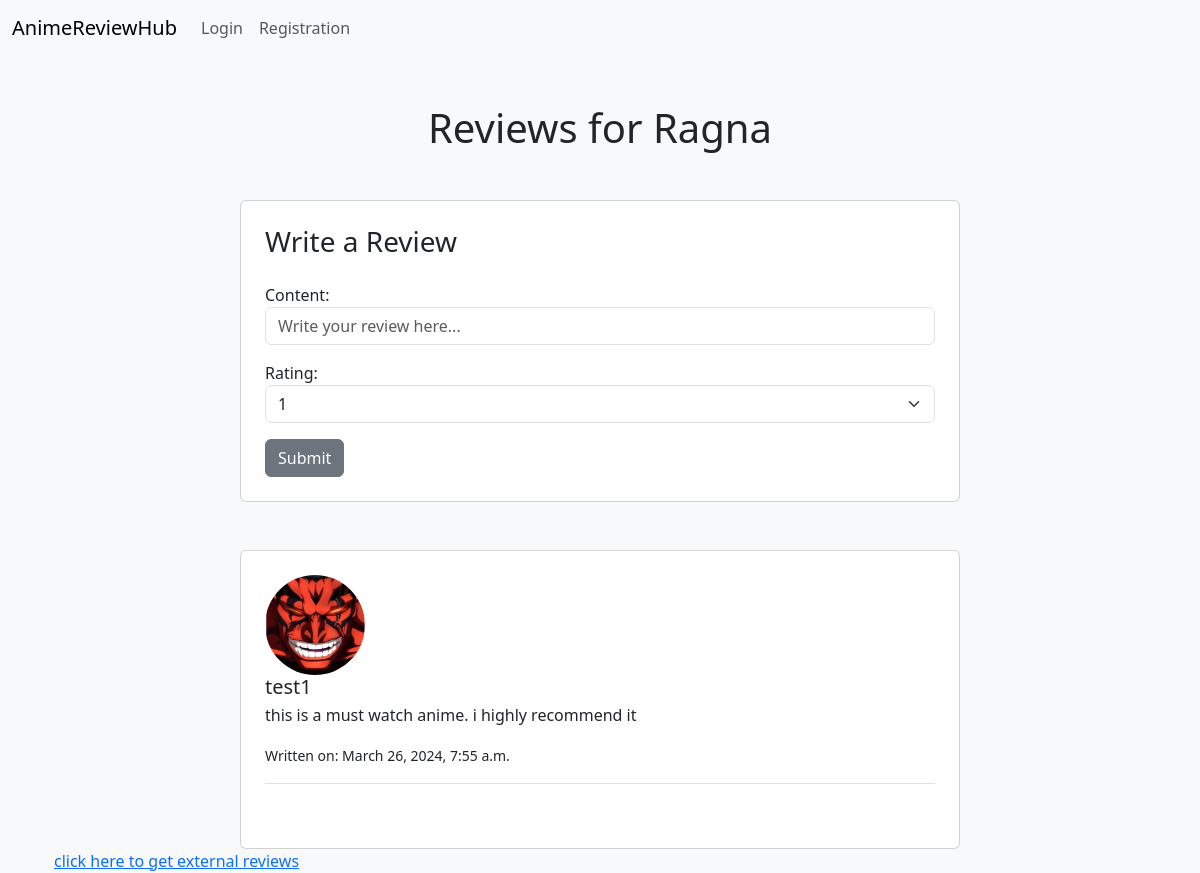
Page /api/animetitle/anime-reviews-list/1/ on the earlier database version.
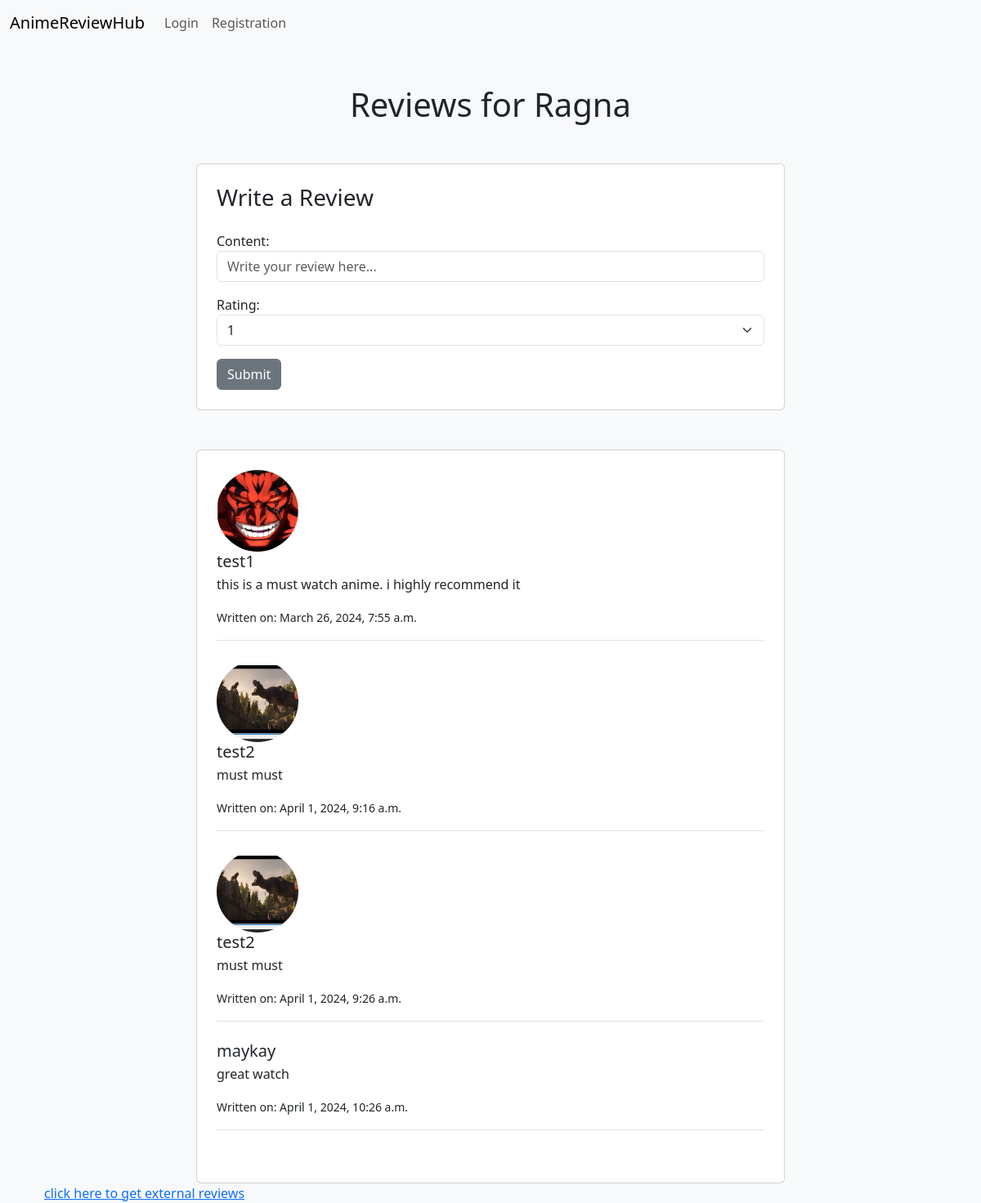
Same page on the later database version.
### AnimeTitles/models.py (models this page shows)
class AnimeTitle(models.Model):
    title = models.CharField(max_length=50)
    genres = models.ManyToManyField(Genre, through='AnimeGenre')
    description = models.TextField()
    release_date = models.DateField()
    image = models.ImageField(upload_to='anime_images/', null=True, blank=True)
    def __str__(self):
        return self.title

### Reviews/models.py (models this page shows, shortened)
class Review(models.Model):
    author = models.ForeignKey(User, on_delete=models.CASCADE)
    anime_title = models.ForeignKey(AnimeTitle, on_delete=models.CASCADE, null=True)
    content = models.TextField()
    created_at = models.DateTimeField(default=timezone.now)
    updated_at = models.DateTimeField(auto_now=True)
    class Meta:
        unique_together = ('author', 'anime_title')

### Users/models.py (models this page shows, shortened)
class Profile(models.Model):
    user = models.OneToOneField(User, on_delete=models.CASCADE)
    profile_pic = models.ImageField(upload_to='profile_pic/', null=True, blank=True)
    bio = models.TextField(max_length=500, blank=True)
    location = models.CharField(max_length=100, blank=True)

### AnimeTitles/views.py (the view)
# urls.py: path('anime-reviews-list/<int:anime_title_id>/', anime_reviews_list, name='anime-reviews-list'),
def anime_reviews_list(request, anime_title_id):
    anime_title = AnimeTitle.objects.get(pk=anime_title_id)
    reviews = Review.objects.filter(anime_title=anime_title)
    if request.method == 'POST':
        review_form = ReviewForm(request.POST)
        rating_form = RatingForm(request.POST)
        if review_form.is_valid() and rating_form.is_valid():
            author = request.user
            anime_title = anime_title
            content = review_form.cleaned_data['content']
            existing_review = Review.objects.filter(author=author, anime_title=anime_title).first()
            if existing_review:
                messages.success(request, 'You have already reviewed this anime.')
                return render(request, 'anime_reviews_list.html', {'anime_title': anime_title,
                                                                    'review_form': review_form,
                                                                    'rating_form': rating_form,
                                                                    'reviews': reviews,
                                                                    'error_message': 'You have already reviewed this anime.'})
            try:
                new_review = review_form.save(commit=False)
                new_review.author = author
                new_review.anime_title = anime_title
                new_review.save()
                rating = rating_form.save(commit=False)
                rating.review = new_review
                rating.user = author
                rating.save()
                messages.success(request, 'review created successfully!.')
                return redirect('anime-reviews-list', anime_title_id=anime_title_id)
            except IntegrityError:
                return render(request, 'anime_reviews_list.html', {'anime_title': anime_title,
                                                                    'review_form': review_form,
                                                                    'rating_form': rating_form,
                                                                    'reviews': reviews,
                                                                    'error_message': 'Failed to create review due to database error.'})
    else:
        review_form = ReviewForm()
        rating_form = RatingForm()
    return render(request, 'anime_reviews_list.html', {'anime_title': anime_title,
                                                       'review_form': review_form,
                                                       'rating_form': rating_form,
                                                       'reviews': reviews})

### Reviews/forms.py
class ReviewForm(forms.ModelForm):
    content = forms.CharField(
        widget=forms.Textarea(attrs={'class': 'form-control', 'placeholder': 'Write your review here...'})
    )
    class Meta:
        model = Review
        fields = ['content']

class RatingForm(forms.ModelForm):
    rating = forms.ChoiceField(
        choices=[(i, i) for i in range(1, 6)],
        widget=forms.Select(attrs={'class': 'form-select'})
    )
    class Meta:from django import forms

### AnimeTitles/templates/anime_reviews_list.html (shortened to what this page needs)
{% extends 'base.html' %}
{% block content %}
{% load static %}
<body style="background-color: #f8f9fa;">
    <div class="container">
        <h1 class="text-center mt-5">Reviews for {{ anime_title }}</h1>
        <div class="row justify-content-center mt-5">
            <div class="col-lg-8">
                <div class="card p-4">
                    <h3 class="mb-4">Write a Review</h3>
                    <form method="post" id="reviewForm">
                        {{ review_form.as_p }}
                        {{ rating_form.as_p }}
                        <button id="submitButton" class='btn btn-secondary' type="submit">Submit</button>
                    </form>
                </div>
            </div>
        </div>
        <div class="row justify-content-center mt-5">
            <div class="col-lg-8">
                <div class="card p-4">
                    <ul class="list-unstyled">
                        {% for review in reviews %}
                            <li class="media mb-4 border-bottom pb-3">
                                {% if review.author.profile.profile_pic %}
                                    <img src="{{ review.author.profile.profile_pic.url }}" alt="User Image" class="mr-3 rounded-circle" width="100" height="100">
                                {% endif %}
                                <div class="media-body">
                                    <h5 class="mt-0 mb-1">{{ review.author.username }}</h5>
                                    <p>{{ review.content }}</p>
                                    <small>Written on: {{ review.created_at }}</small>
                                    <br>
                                </div>
                            </li>
                        {% empty %}
                            <li>No reviews available.</li>
                        {% endfor %}
                    </ul>
                </div>
            </div>
        </div>
        <div>
            <a href="{% url 'external-source' %}">click here to get external reviews</a>
        </div>
    </div>
</body>
{% endblock %}

### templates/base.html (shortened to what this page needs)
<!doctype html>
<html lang="en">
<head>
  <link href="https://cdn.jsdelivr.net/npm/bootstrap@5.3.3/dist/css/bootstrap.min.css" rel="stylesheet">
</head>
<body>
  <nav class="navbar navbar-expand-lg navbar-light bg-light">
    <div class="container-fluid">
      <a class="navbar-brand" href="#">AnimeReviewHub</a>
      <div class="collapse navbar-collapse" id="navbarNav">
        <ul class="navbar-nav">
          {% if user.is_authenticated %}
            <li class="nav-item">
              <a class="nav-link" href="{% url 'anime-title-list' %}">Anime Titles</a>
            </li>
            <li class="nav-item">
              <a class="nav-link" href="{% url 'logout' %}">Logout</a>
            </li>
          {% else %}
            <li class="nav-item">
              <a class="nav-link" href="{% url 'login' %}">Login</a>
            </li>
            <li class="nav-item">
              <a class="nav-link" href="{% url 'register' %}">Registration</a>
            </li>
          {% endif %}
        </ul>
      </div>
    </div>
  </nav>
  <div class="container">
    {% block content %}
    {% endblock %}
  </div>
</body>
</html>

Differences in the rows shown:
added Review: author.profile.profile_pic (picture), author.username "test2", content "must must", created_at "April 1, 2024, 9:16 a.m."
added Review: author.profile.profile_pic (picture), author.username "test2", content "must must", created_at "April 1, 2024, 9:26 a.m."
added Review: author.username "maykay", content "great watch", created_at "April 1, 2024, 10:26 a.m."
